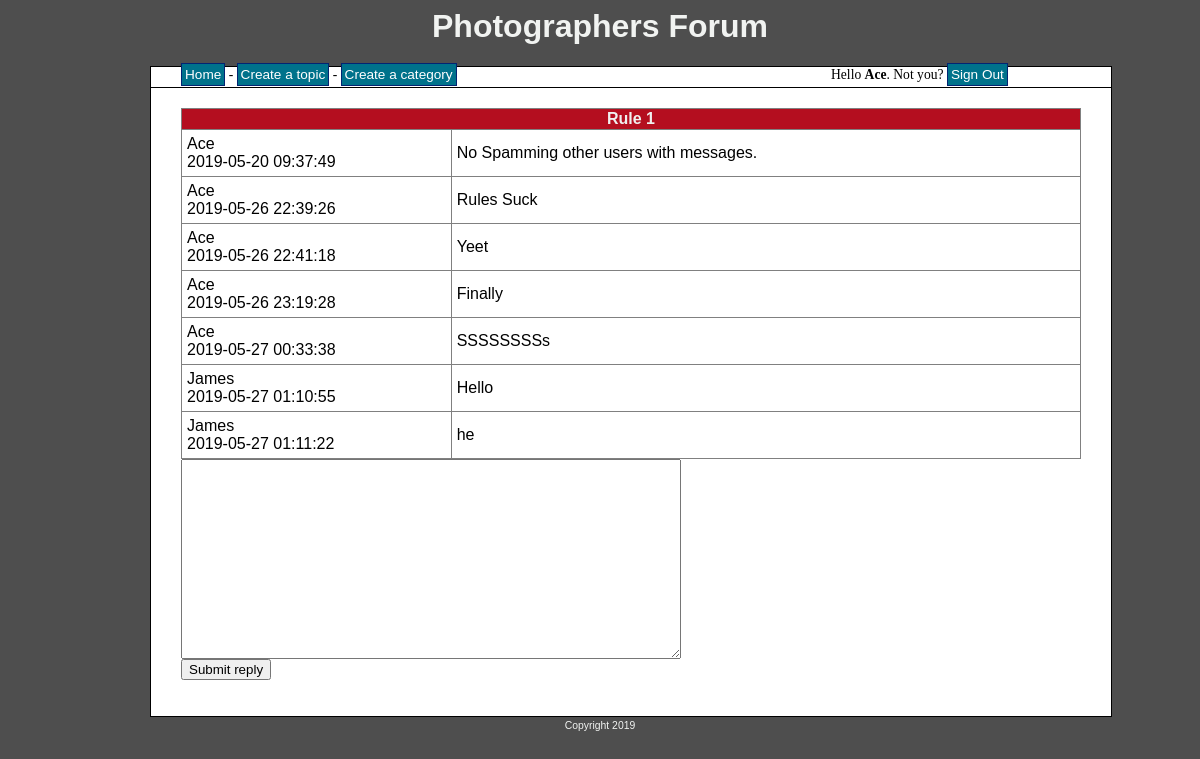
/forum/topic.php?id=3 (signed in), run on the app's committed database.
### tables this page shows
CREATE TABLE `posts` (
  `post_id` int(8) NOT NULL,
  `post_content` text NOT NULL,
  `post_date` datetime NOT NULL,
  `post_topic` int(8) NOT NULL,
  `post_by` int(8) NOT NULL
);

CREATE TABLE `topics` (
  `topic_id` int(8) NOT NULL,
  `topic_subject` varchar(255) NOT NULL,
  `topic_date` datetime NOT NULL,
  `topic_cat` int(8) NOT NULL,
  `topic_by` int(8) NOT NULL
);

CREATE TABLE `users` (
  `user_id` int(8) NOT NULL,
  `user_name` varchar(30) NOT NULL,
  `user_pass` varchar(255) NOT NULL,
  `user_email` varchar(255) NOT NULL,
  `user_date` datetime DEFAULT NULL,
  `user_level` int(8) DEFAULT NULL
);

### forum/topic.php (the view)
<?php
include 'connect.php';
include 'header.php';
if(isset($_SESSION['signed_in'])&&$_SESSION['signed_in'] == true)
{
    if($_SERVER['REQUEST_METHOD'] != 'POST')
    {
        $sql ="SELECT topics.topic_id,
        topics.topic_subject, posts.post_topic, posts.post_content,
        posts.post_date, posts.post_by, users.user_id,
        users.user_name FROM posts LEFT JOIN users ON
         posts.post_by = users.user_id INNER JOIN topics on
         topics.topic_id = posts.post_topic
         WHERE posts.post_topic = '" . mysqli_real_escape_string($con, $_GET['id'])."';";
        $result=mysqli_query($con,$sql);
        $data   = $result->fetch_all(MYSQLI_ASSOC);
        if(!$result)
        {
            die(mysqli_error($con));
        }
        else
        {
            if(mysqli_num_rows($result)==0)
            {
                echo 'No Topics defined yet.';
            }
            else
            {
                $count = 0;
                $maxloop = 1;
                foreach($data as $row)
                {
                echo  '<table border="1">
                <tr>
                <th colspan="2">'.$row['topic_subject'].'</th>
                </tr>';
                $count++;
                if ($count==$maxloop)
                {
                    break;
                }
                }
                foreach($data as $row)
                {
                    echo '<tr>';
                    echo '<td class="left">';
                    echo ''.$row['user_name'].'<br>' . $row['post_date'] . '';
                    echo '</td>';
                    echo '<td class="right">';
                    echo '' . $row['post_content'].'';
                    echo '</td>';
                    echo '</tr>';
                }
                    echo '</table>';
                    echo '<form align="centre" method="post" action="reply.php?id='.$row['topic_id'].'">';
                    echo '<textarea name="reply-content"></textarea><br>';
                    echo '<input type="submit" value="Submit reply" />';
                    echo '</form>';
            }
        }
    }
    else
    {
    echo 'Sorry, you have to be <a href="/Projo/forum/signin.php">signed in</a> to create a topic.';
    }
}
include 'footer.php';
?>

### forum/forum.css (style rules this page uses)
body { background-color: #4E4E4E; text-align: center; }
table { border-collapse: collapse; width: 100%; }
th { background-color: #B40E1F; color: #F0F0F0; }
td { padding: 5px; }
.left { width: 30%; }
.right { width: 70%; }
textarea { width: 500px; height: 200px; }

### data on the page
posts: post_topic.topic_subject "Rule 1", post_by.user_name "Ace", post_date "2019-05-20 09:37:49", post_content "No Spamming other users with messages."
posts: post_by.user_name "Ace", post_date "2019-05-26 22:39:26", post_content "Rules Suck"
posts: post_by.user_name "Ace", post_date "2019-05-26 22:41:18", post_content "Yeet"
posts: post_by.user_name "Ace", post_date "2019-05-26 23:19:28", post_content "Finally"
posts: post_by.user_name "Ace", post_date "2019-05-27 00:33:38", post_content "SSSSSSSSs"
posts: post_by.user_name "James", post_date "2019-05-27 01:10:55", post_content "Hello"
posts: post_by.user_name "James", post_date "2019-05-27 01:11:22", post_content "he"

### other printed values
$_SESSION['user_name'] "Ace"
